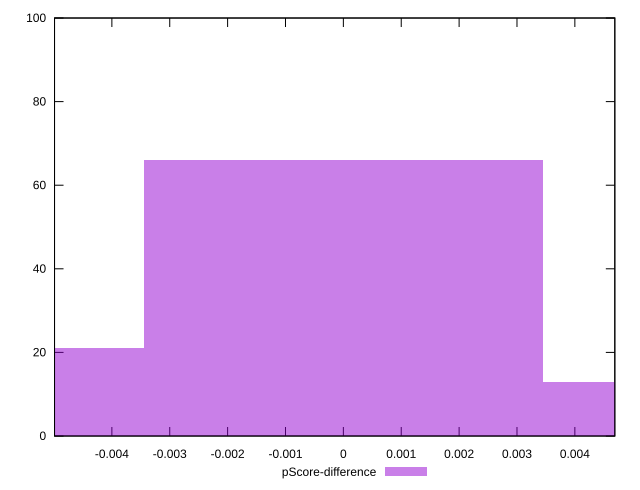

gnuplot code for this plot:
reset

$pScoreDifference <<EOF
0 66
-0.006888911262263917 21
0.006888911262263917 13
EOF

set key outside below
set boxwidth 0.006888911262263917
set xrange [-0.004990768027851977:0.004690633616081408]
set yrange [0:100]
set trange [0:100]
set style fill transparent solid 0.5 noborder
set terminal svg size 640, 490 enhanced background rgb 'white'
set output "report_00015_2021-02-09T16-11-33.973Z/speed-index/samples/pages+cached/pScore-difference/histogram.svg"

plot $pScoreDifference title "pScore-difference" with boxes

reset
